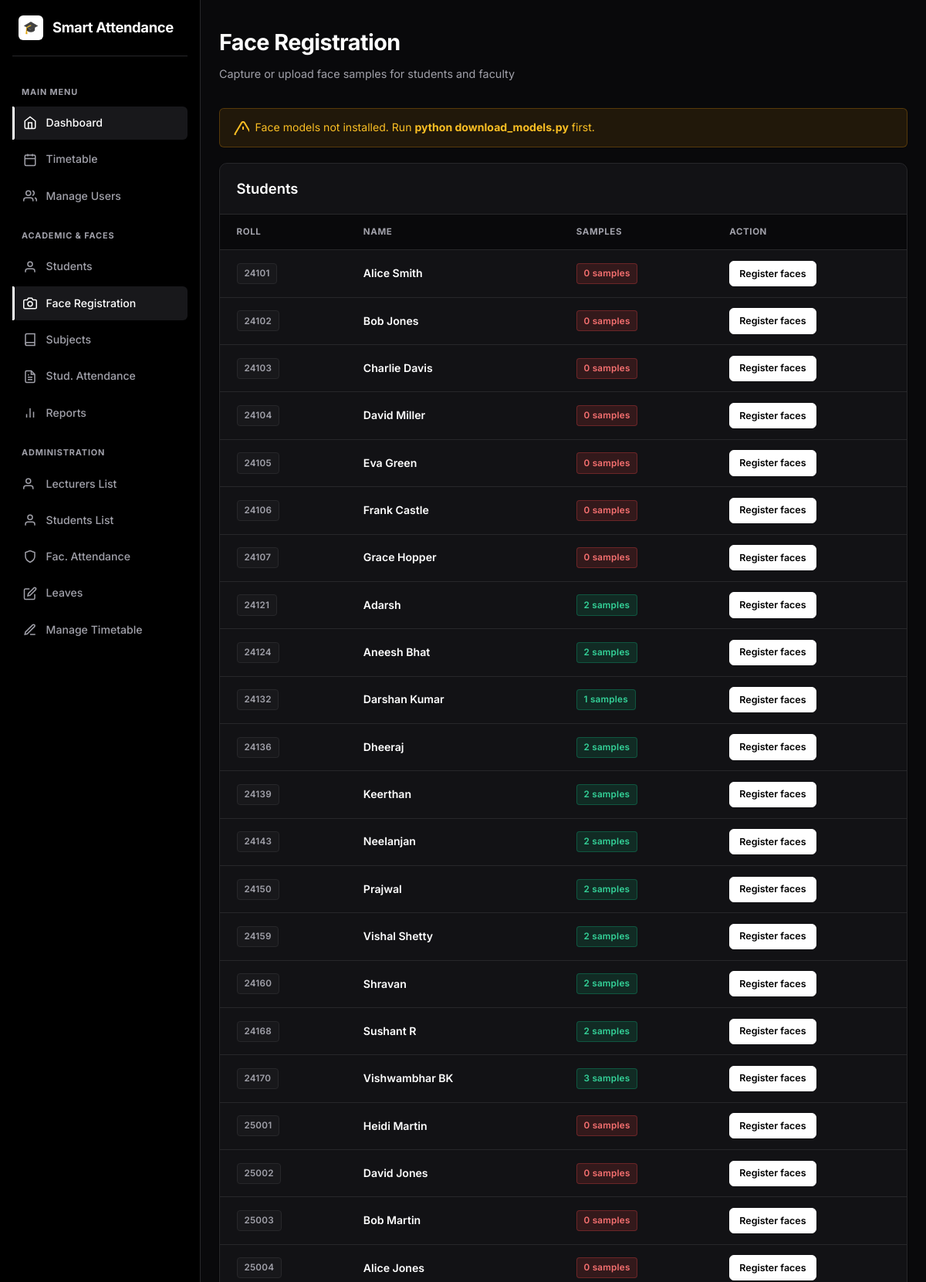
/faces/ (signed in, upper part), run on the app's committed database.
### models.py (models this page shows, shortened)
class Student(db.Model):
    __tablename__ = "students"
    id = db.Column(db.Integer, primary_key=True)
    roll_number = db.Column(db.String(40), unique=True, nullable=False, index=True)
    name = db.Column(db.String(120), nullable=False)
    department = db.Column(db.String(80), default="")
    class_name = db.Column(db.String(80), default="")
    created_at = db.Column(db.DateTime, default=datetime.utcnow)
    face_samples = db.relationship(
        "FaceSample", backref="student", cascade="all, delete-orphan"
    )
    attendance_records = db.relationship(
        "Attendance", backref="student", cascade="all, delete-orphan"
    )
    @property
    def has_face(self):
        return len(self.face_samples) > 0

### blueprints/faces.py (the view)
@faces_bp.route("/")
@login_required
@admin_required
def index():
    students = Student.query.order_by(Student.roll_number).all()
    faculties = User.query.filter_by(role=ROLE_FACULTY).order_by(User.username).all()
    return render_template("faces/index.html", students=students, faculties=faculties,
                           engine_ready=engine.available)

### face_engine.py (called while the page is built)
    @property
    def available(self):
        return os.path.exists(self.yunet_path) and os.path.exists(self.sface_path)

### models.py (called while the page is built)
    @property
    def has_face(self):
        return len(self.face_samples) > 0

### templates/faces/index.html (shortened to what this page needs)
{% extends "base.html" %}
{% block content %}
<div style="display:flex; justify-content:space-between; align-items:flex-end; margin-bottom: 2rem;">
  <div>
    <h1>Face Registration</h1>
    <p class="subtitle" style="margin-bottom:0;">Capture or upload face samples for students and faculty</p>
  </div>
</div>
{% if not engine_ready %}
<div class="warn-banner">
  <svg width="20" height="20" fill="none" stroke="currentColor" stroke-width="2"><path d="M10.29 3.86L1.82 18a2 2 0 0 0 1.71 3h16.94a2 2 0 0 0 1.71-3L13.71 3.86a2 2 0 0 0-3.42 0z"></path><line x1="12" y1="9" x2="12" y2="13"></line><line x1="12" y1="17" x2="12.01" y2="17"></line></svg>
  <span>Face models not installed. Run <strong>python download_models.py</strong> first.</span>
</div>
{% endif %}
<div class="card card-table">
  <div class="card-table-header">
    <h2>Students</h2>
  </div>
  <div class="table-responsive">
    <table>
      <thead>
        <tr><th>Roll</th><th>Name</th><th>Samples</th><th>Action</th></tr>
      </thead>
      <tbody>
        {% for s in students %}
        <tr>
          <td><span class="badge badge-muted">{{ s.roll_number }}</span></td>
          <td style="font-weight:600; color:#fff;">{{ s.name }}</td>
          <td>
            {% if s.has_face %}<span class="badge badge-yes">{{ s.face_samples|length }} samples</span>
            {% else %}<span class="badge badge-no">0 samples</span>{% endif %}
          </td>
          <td>
            {% if current_user.role == 'admin' %}
            <a class="btn btn-sm" href="{{ url_for('faces.register', student_id=s.id) }}">Register faces</a>
            {% endif %}
          </td>
        </tr>
        {% endfor %}
      </tbody>
    </table>
  </div>
</div>
{% endblock %}

### static/style.css (style rules this page uses)
:root { --bg-dark: #09090b; --bg-darker: #000000; --bg-card: #121215; --card-border: #27272a; --primary: #ffffff; --primary-hover: #e4e4e7; --primary-text: #000000; --secondary: #18181b; --secondary-hover: #27272a; --text-main: #fafafa; --text-muted: #a1a1aa; --border-light: #27272a; --border-focus: #fafafa; --success: #10b981; --success-bg: rgba(16, 185, 129, 0.1); --danger: #ef4444; --danger-bg: rgba(239, 68, 68, 0.1); --warning: #f59e0b; --warning-bg: rgba(245, 158, 11, 0.1); --info: #a1a1aa; --info-bg: rgba(161, 161, 170, 0.1); --sidebar-width: 260px; --shadow-sm: 0 1px 2px 0 rgba(0, 0, 0, 0.5); --shadow-md: 0 4px 12px rgba(0, 0, 0, 0.5); --shadow-lg: 0 8px 24px rgba(0, 0, 0, 0.7); --radius-sm: 6px; --radius: 10px; --radius-lg: 14px; --transition: all 0.2s ease; }
* { box-sizing: border-box; }
body { margin: 0; font-family: 'Inter', -apple-system, BlinkMacSystemFont, "Segoe UI", Roboto, sans-serif; background-color: var(--bg-dark); color: var(--text-main); line-height: 1.6; -webkit-font-smoothing: antialiased; min-height: 100vh; overflow-x: hidden; }
a { color: var(--text-main); text-decoration: none; transition: var(--transition); }
h1 { font-size: 1.8rem; font-weight: 700; letter-spacing: -0.02em; margin: 0 0 0.4rem; color: #ffffff; }
h2 { font-size: 1.15rem; font-weight: 600; margin: 1.25rem 0 0.85rem; color: #ffffff; }
.subtitle { color: var(--text-muted); font-size: 0.9rem; margin: 0 0 1.75rem; }
.card { background: var(--bg-card); border: 1px solid var(--card-border); border-radius: var(--radius); padding: 1.5rem; margin-bottom: 1.25rem; box-shadow: var(--shadow-sm); transition: var(--transition); }
.card h2:first-child { margin-top: 0; }
.btn { display: inline-flex; align-items: center; justify-content: center; gap: 0.5rem; background: #ffffff; color: #000000; border: 1px solid #ffffff; padding: 0.65rem 1.25rem; border-radius: var(--radius-sm); font-size: 0.85rem; font-weight: 600; cursor: pointer; transition: var(--transition); }
.btn-sm { padding: 0.35rem 0.75rem; font-size: 0.78rem; }
.badge { display: inline-flex; align-items: center; padding: 0.2rem 0.55rem; border-radius: 4px; font-size: 0.73rem; font-weight: 600; letter-spacing: 0.02em; }
.badge-yes { background: rgba(16,185,129,0.15); color: #34d399; border: 1px solid rgba(16,185,129,0.3); }
.badge-no { background: rgba(239,68,68,0.15); color: #f87171; border: 1px solid rgba(239,68,68,0.3); }
.badge-muted { background: #18181b; color: var(--text-muted); border: 1px solid var(--card-border); }
.card-table { padding: 0; overflow: hidden; }
.card-table-header { padding: 1.1rem 1.35rem; border-bottom: 1px solid var(--card-border); display: flex; align-items: center; justify-content: space-between; flex-wrap: wrap; gap: 0.85rem; }
.card-table-header h2 { margin: 0; }
.table-responsive { overflow-x: auto; }
table { width: 100%; border-collapse: collapse; }
th, td { padding: 0.85rem 1.35rem; text-align: left; border-bottom: 1px solid var(--card-border); font-size: 0.88rem; }
th { color: var(--text-muted); font-size: 0.72rem; font-weight: 700; text-transform: uppercase; background: #09090b; letter-spacing: 0.05em; white-space: nowrap; }
tbody tr { transition: var(--transition); }
.warn-banner { background: rgba(245, 158, 11, 0.1); color: #fbbf24; padding: 0.85rem 1.1rem; border-radius: var(--radius-sm); margin-bottom: 1.25rem; border: 1px solid rgba(245,158,11,0.25); display: flex; align-items: center; gap: 0.5rem; font-size: 0.88rem; }

### data on the page
Student: roll_number "24101", name "Alice Smith", shows "0 samples"
Student: roll_number "24102", name "Bob Jones", shows "0 samples"
Student: roll_number "24103", name "Charlie Davis", shows "0 samples"
Student: roll_number "24104", name "David Miller", shows "0 samples"
Student: roll_number "24105", name "Eva Green", shows "0 samples"
Student: roll_number "24106", name "Frank Castle", shows "0 samples"
Student: roll_number "24107", name "Grace Hopper", shows "0 samples"
Student: roll_number "24121", name "Adarsh", face_samples|length "2"
Student: roll_number "24124", name "Aneesh Bhat", face_samples|length "2"
Student: roll_number "24132", name "Darshan Kumar", face_samples|length "1"
Student: roll_number "24136", name "Dheeraj", face_samples|length "2"
Student: roll_number "24139", name "Keerthan", face_samples|length "2"
Student: roll_number "24143", name "Neelanjan", face_samples|length "2"
Student: roll_number "24150", name "Prajwal", face_samples|length "2"
Student: roll_number "24159", name "Vishal Shetty", face_samples|length "2"
Student: roll_number "24160", name "Shravan", face_samples|length "2"
Student: roll_number "24168", name "Sushant R", face_samples|length "2"
Student: roll_number "24170", name "Vishwambhar BK", face_samples|length "3"
Student: roll_number "25001", name "Heidi Martin", shows "0 samples"
Student: roll_number "25002", name "David Jones", shows "0 samples"
Student: roll_number "25003", name "Bob Martin", shows "0 samples"
Student: roll_number "25004", name "Alice Jones", shows "0 samples"
